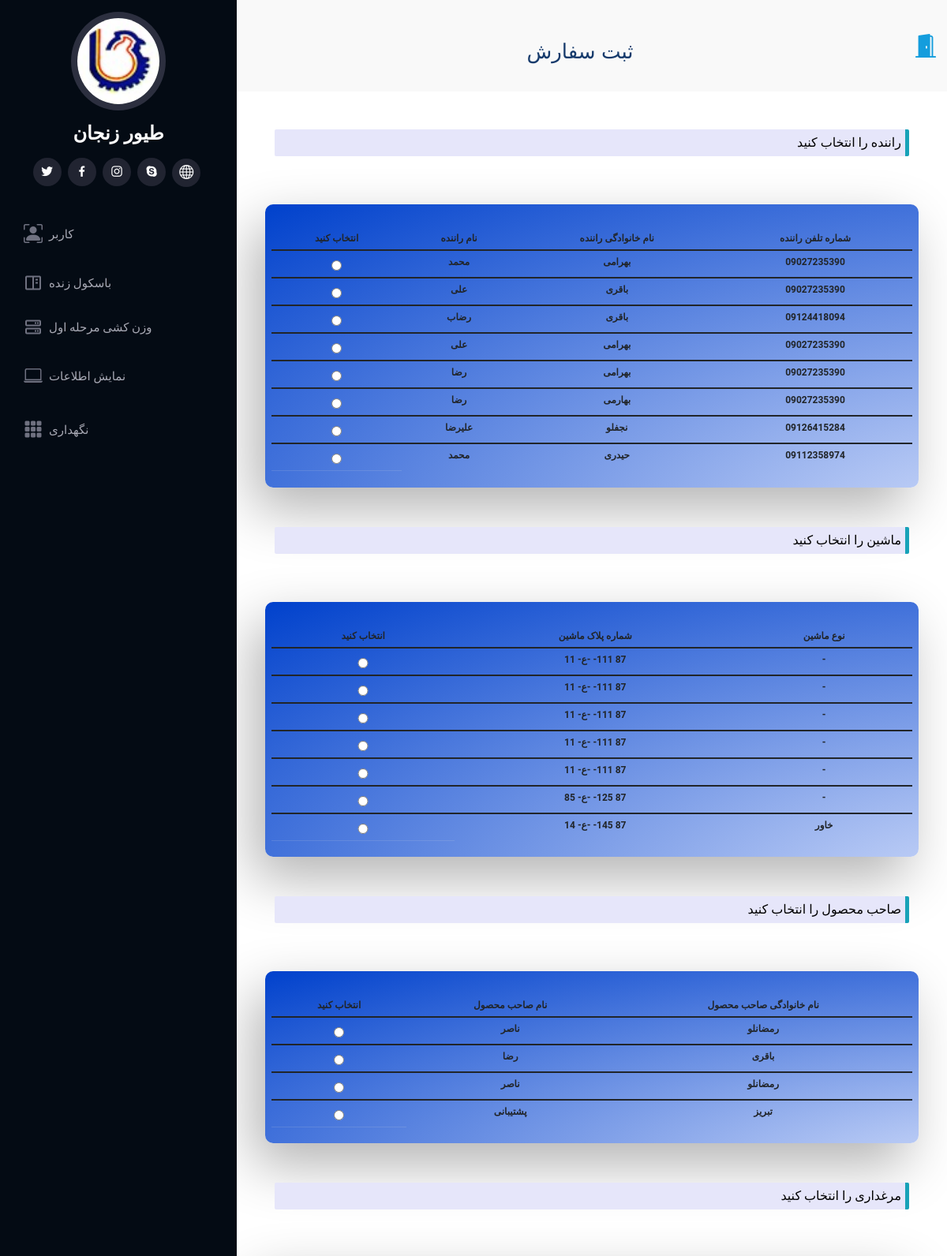
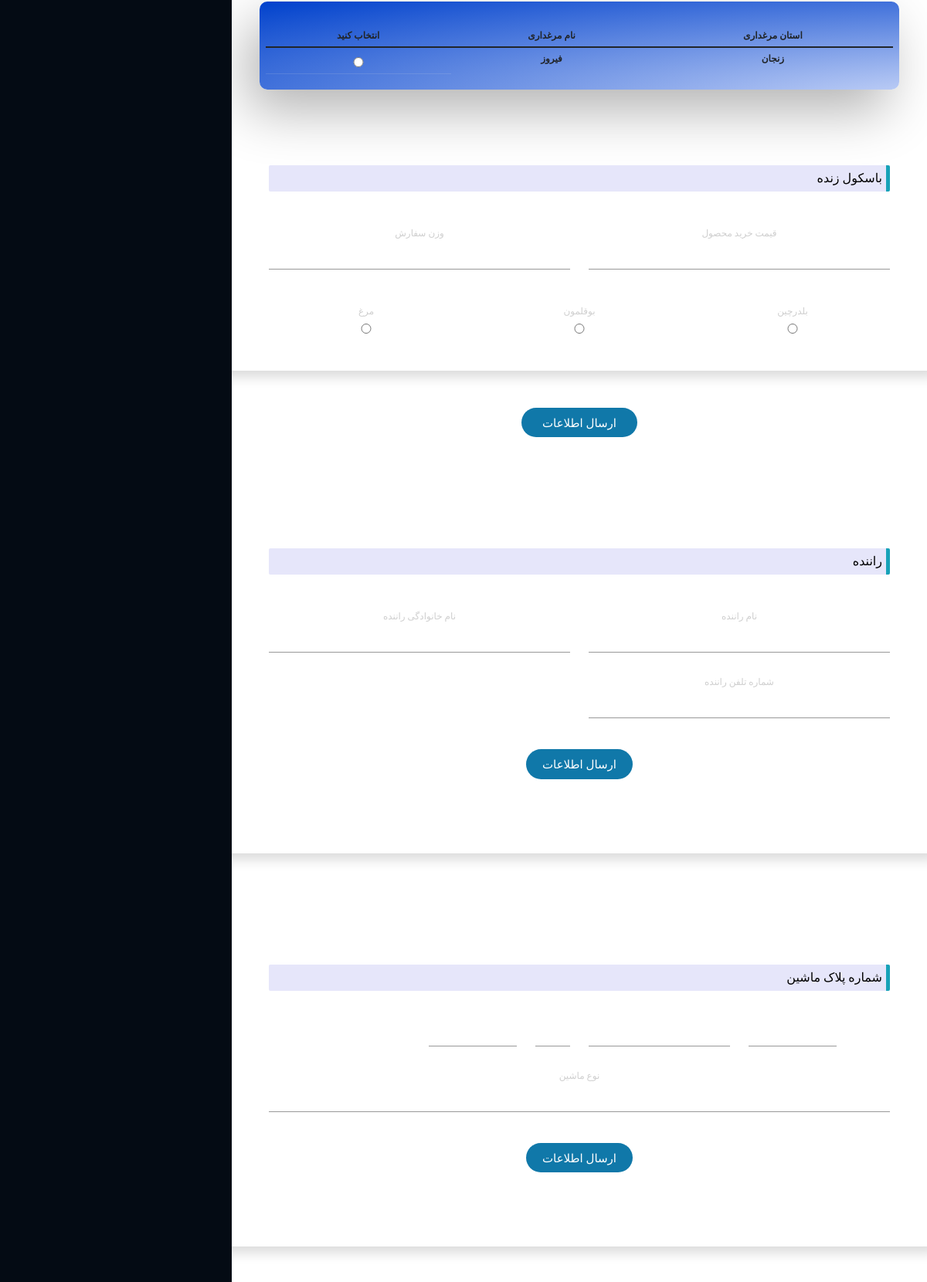
Page /live_WeighBridge/ordering/form/ (signed in, upper part) on the committed database (2 pictures, top to bottom).
### WareHouseApp/models.py (models this page shows, shortened)
class Driver(models.Model):
    name = models.CharField(max_length=25)
    last_name = models.CharField(max_length=25)
    phone_number = models.CharField(max_length=12)
    driver_id = models.CharField(default=str(uuid1().int), max_length=250, primary_key=True)
    car = models.ForeignKey(Car, on_delete=models.CASCADE, null=True)

class Car(models.Model):
    car_number = models.CharField(max_length=20)
    car_number1 = models.IntegerField(default=11)
    car_number2 = models.CharField(max_length=1, default='ع')
    car_number3 = models.IntegerField(default=111)
    car_number4 = models.IntegerField(default=87)
    live_product = models.BooleanField(default=True)
    car_type = models.CharField(max_length=25, default='-')
    car_id = models.CharField(default=str(uuid1().int), max_length=250, primary_key=True)
    product_owner = models.ForeignKey(ProductOwner, models.PROTECT, null=True)

class ProductOwner(models.Model):
    name = models.CharField(max_length=25)
    last_name = models.CharField(max_length=25)
    product_owner_id = models.CharField(default=str(uuid1().int), max_length=300, primary_key=True)

class Aviculture(models.Model):
    name = models.CharField(max_length=50)
    source = models.CharField(max_length=50)
    aviculture_id = models.CharField(default=str(uuid1().int), max_length=250, primary_key=True)

### WareHouseApp/views.py (the view)
# urls.py: re_path(r'^live_WeighBridge/ordering/form/$', views.lwb_order_form, name='Live_WeighBridge_Order_Form'),
def lwb_order_form(requests):
    if requests.user.is_authenticated:
        lwb_user_list = models.LiveWeighbridgeManager.objects.all().filter(username=requests.user.username)
        ceo_user_list = models.CEO.objects.all().filter(username=requests.user.username)
        if len(lwb_user_list) > 0 or len(ceo_user_list) or requests.user.is_superuser:
            driver_temp = loader.get_template('WareHouseApp/lwb_order_form.html')
            context = {
                'request': requests,
                'driver_list': models.Driver.objects.all(),
                'car_list': models.Car.objects.all().filter(live_product=True),
                'po_list': models.ProductOwner.objects.all(),
                'avc_list': models.Aviculture.objects.all(),
            }
            return HttpResponse(driver_temp.render(context))
        else:
            return HttpResponseRedirect(reverse('Error', args=["you can't access this page <br> you should login"]))
    else:
        return HttpResponseRedirect(reverse('Error', args=["you can't access this page <br> you should login"]))

### WareHouseApp/templates/WareHouseApp/lwb_order_form.html (shortened to what this page needs)
 {% extends 'WareHouseApp/main.html' %}
 {% load static %}
 {% block title%}
 <h2>ثبت سفارش</h2>
 {% endblock %}
{% block content %}
<form action="{% url 'Live_WeighBridge_Order' %}" method="post" >
    <div class=" cont">
    <div class="row form sign-in shadow p-5 mb-5 bg-white rounded d-flex align-items-stretch">
       <div class="col-12 ">
         <p class="partition" style="background-color: lavender;
          border-radius: 2px;
          border-right-style: solid;
          border-right-color: #17a2b8;
          border-right-width: 5px;
          text-align: right;
          padding-right: 10px;
          padding: 5px;
          color: black;">راننده را انتخاب کنید</p>
      </div>
        <div class="fresh-table full-color-blue badge filter badge-blue" style="    overflow: scroll;">
                      <table id="fresh-table" class="table">
                        <thead>
                          <th>انتخاب کنید</th>
                         <th data-field="name" data-sortable="true">نام راننده</th>
                          <th data-field="salary" data-sortable="true">نام خانوادگی راننده</th>
                          <th data-field="country" data-sortable="true">شماره تلفن راننده</th>
                        </thead>
                        {% for driver in driver_list %}
                        <label >
                            <tbody>
                              <tr>
                                <td>
                                    <div class="radio">
                                         <label style="margin: 0px;"><input type="radio" name="driver_id" value="{{ driver.driver_id}}" id="{{ driver.driver_id }}"/></label>
                                    </div>
                                </td>
                                <td style="border-bottom:0px;" >{{ driver.name }}</td>
                                <td style="border-bottom:0px;" >{{ driver.last_name }}</td>
                                <td style="border-bottom:0px;" >{{ driver.phone_number }}</td>
                              </tr>
                            </tbody>
                        </label>
                          {% endfor %}
                      </table>
        </div>
       <div class="col-12 ">
         <p class="partition" style="background-color: lavender;
          border-radius: 2px;
          border-right-style: solid;
          border-right-color: #17a2b8;
          border-right-width: 5px;
          text-align: right;
          padding-right: 10px;
          padding: 5px;
          color: black;">ماشین را انتخاب کنید</p>
      </div>
        <div class="fresh-table full-color-blue badge filter badge-blue" style="    overflow: scroll;">
                      <table id="fresh-table2" class="table">
                        <thead>
                          <th>انتخاب کنید</th>
                         <th data-field="name" data-sortable="true">شماره پلاک ماشین</th>
                          <th data-field="salary" data-sortable="true">نوع ماشین</th>
                        </thead>
                        {% for car in car_list %}
                        <label >
                            <tbody>
                              <tr>
                                <td>
                                    <div class="radio">
                                         <label style="margin: 0px;"><input type="radio" name="car_id" value="{{ car.car_id}}" id="{{ car.car_id }}"/></label>
                                    </div>
                                </td>
                                <td style="border-bottom:0px;" >
                                    <span style="text-align: right; " dir="rtl">{{ car.car_number1 }}</span>
                                    <span style="text-align: right; " dir="rtl">-{{ car.car_number2 }}-</span>
                                    <span style="text-align: right; " dir="rtl">{{ car.car_number3 }}-</span>
                                    <span style="text-align: right; " dir="rtl">{{ car.car_number4 }}</span>
                                </td>
                                <td style="border-bottom:0px;" >{{ car.car_type }}</td>
                              </tr>
                            </tbody>
                        </label>
                          {% endfor %}
                      </table>
             </div>
       <div class="col-12 ">
         <p class="partition" style="background-color: lavender;
          border-radius: 2px;
          border-right-style: solid;
          border-right-color: #17a2b8;
          border-right-width: 5px;
          text-align: right;
          padding-right: 10px;
          padding: 5px;
          color: black;">صاحب محصول را انتخاب کنید</p>
      </div>
        <div class="fresh-table full-color-blue badge filter badge-blue" style="    overflow: scroll;">
                      <table id="fresh-table3" class="table">
                        <thead>
                          <th>انتخاب کنید</th>
                         <th data-field="name" data-sortable="true">نام صاحب محصول</th>
                          <th data-field="salary" data-sortable="true">نام خانوادگی صاحب محصول</th>
                        </thead>
                        {% for po in po_list %}
                        <label >
                            <tbody>
                              <tr>
                                <td>
                                    <div class="radio">
                                         <label style="margin: 0px;"><input type="radio" name="po_id" value="{{ po.product_owner_id}}" id="{{ po.product_owner_id }}"/></label>
                                    </div>
                                </td>
                                <td style="border-bottom:0px;" >{{ po.name }}</td>
                                <td style="border-bottom:0px;" >{{ po.last_name }}</td>
                              </tr>
                            </tbody>
                        </label>
                          {% endfor %}
                      </table>
             </div>
       <div class="col-12 ">
         <p class="partition" style="background-color: lavender;
          border-radius: 2px;
          border-right-style: solid;
          border-right-color: #17a2b8;
          border-right-width: 5px;
          text-align: right;
          padding-right: 10px;
          padding: 5px;
          color: black;">مرغداری را انتخاب کنید</p>
      </div>
        <div class="fresh-table full-color-blue badge filter badge-blue" style="    overflow: scroll;">
                      <table id="fresh-table4" class="table">
                        <thead>
                          <th>انتخاب کنید</th>
                         <th data-field="name" data-sortable="true">نام مرغداری</th>
                          <th data-field="salary" data-sortable="true">استان مرغداری</th>
                        </thead>
                        {% for avc in avc_list %}
                        <label>
                            <tbody>
                              <tr>
                                <td>
                                    <div class="radio">
                                         <label style="margin: 0px;"><input type="radio" name="avc_id" value="{{ avc.aviculture_id }}" id="{{ avc.aviculture_id }}"/></label>
                                    </div>
                                </td>
                                <td style="border-bottom:0px;" >{{ avc.name }}</td>
                                <td style="border-bottom:0px;" >{{ avc.source }}</td>
                              </tr>
                            </tbody>
                        </label>
                          {% endfor %}
                      </table>
             </div>
       <div class="col-12 mt-5">
         <p class="partition" style="background-color: lavender;
          border-radius: 2px;
          border-right-style: solid;
          border-right-color: #17a2b8;
          border-right-width: 5px;
          text-align: right;
          padding-right: 10px;
          padding: 5px;
          color: black;">باسکول زنده</p>
       </div>
       <div class="col-6">
         <label for="car_weight">
            <span >وزن سفارش</span>
            <input type="text" id="car_weight" name="product_weight"/>
         </label>
       </div>
       <div class="col-6">
         <label for="buy_price">
            <span >قیمت خرید محصول</span>
            <input  type="number" id="buy_price" name="buy_price"/>
         </label>
       </div>
       <div class="col-4 mt-3">
         <label for="chicken">
            <span >مرغ</span>
            <input  type="radio" id="chicken" name="product_category" value="C"/>
         </label>
       </div>
        <div class="col-4 mt-3">
         <label for="turkey">
            <span >بوقلمون</span>
            <input type="radio" id="turkey" name="product_category" value="T"/>
         </label>
       </div>
       <div class="col-4 mt-3">
         <label for="quail">
            <span >بلدرچین</span>
            <input  type="radio" id="quail" name="product_category" value="Q"/>
         </label>
       </div>
    </div>
    <button type="submit" class="submit text-center col-2 p-2 mb-5">ارسال اطلاعات</button>
    </div>
</form>
<form action="{% url 'Driver_Create_LWB' %}" method="post" >
    <div class=" cont">
    <div class="row form sign-in shadow p-5 mb-5 bg-white rounded d-flex align-items-stretch">
      <div class="col-12 mt-5">
         <p class="partition" style="background-color: lavender;
          border-radius: 2px;
          border-right-style: solid;
          border-right-color: #17a2b8;
          border-right-width: 5px;
          text-align: right;
          padding-right: 10px;
          padding: 5px;
          color: black;">راننده</p>
      </div>
        <div class="col-6">
         <label for="driver_last_name">
            <span >نام خانوادگی راننده</span>
            <input type="text" id="driver_last_name" name="driver_last_name"/>
         </label>
      </div>
        <div class="col-6">
         <label for="driver_name">
        <span >نام راننده</span>
        <input type="text" id="driver_name" name="driver_name" />
      </label>
      </div>
         <div class="col-6 offset-6">
         <label for="driver_phone_number">
            <span >شماره تلفن راننده</span>
            <input  type="text" id="driver_phone_number" name="driver_phone_number"/>
         </label>
      </div>
    <button type="submit" class="submit text-center col-2 p-2 mb-5">ارسال اطلاعات</button>
    </div>
    </div>
</form>
<form action="{% url 'Car_Create_LWB' %}" method="post" >
    <div class=" cont">
    <div class="row form sign-in shadow p-5 mb-5 bg-white rounded d-flex align-items-stretch">
        <div class="col-12 mt-5" >
         <p class="partition" style="background-color: lavender;
          border-radius: 2px;
          border-right-style: solid;
          border-right-color: #17a2b8;
          border-right-width: 5px;
          text-align: right;
          padding-right: 10px;
          padding: 5px;
          color: black;">شماره پلاک ماشین</p>
      </div>
        <div class="col-2 offset-3">
         <label for="car_number1">
            <input  type="number" id="car_number1" name="car_number1" dir="rtl"/>
         </label>
      </div>
        <div class="col-1 offset-0">
         <label for="car_number2">
            <input  type="text" id="car_number2" name="car_number2" dir="rtl"/>
         </label>
      </div>
        <div class="col-3 offset-0">
         <label for="car_number3">
            <input  type="number" id="car_number3" name="car_number3" dir="rtl"/>
         </label>
      </div>
        <div class="col-2 offset-0">
         <label for="car_number4">
            <input  type="number" id="car_number4" name="car_number4" dir="rtl"/>
         </label>
      </div>
        <div class="col-12">
         <label for="car_weight">
            <span >نوع ماشین</span>
            <input type="text" id="car_type" name="car_type"/>
         </label>
       </div>
    <button type="submit" class="submit text-center col-2 p-2 mb-5">ارسال اطلاعات</button>
    </div>
    </div>
</form>
{% endblock %}

### WareHouseApp/static/WareHouseApp/assets/css/demo.css (style rules this page uses)
body { background: #938982; background: url('../img/bg.jpg'); background-size: cover; height: 100vh; background-attachment: fixed; background-size: 100% 100%; }
.fresh-table { margin-top: 45px; box-shadow: -15px 27px 69px rgba(0,0,0,.30); margin-bottom: 50px; }
h2 { font-size: 28px; }

### WareHouseApp/static/WareHouseApp/css/logincss.css (style rules this page uses)
html { height: 100%; }
body { height: 100%; margin: 0; background-repeat: no-repeat; background-attachment: fixed; }
_________________________________________________________________ *, *:before, *:after { box-sizing: border-box; margin: 0; padding: 0; }
body { font-family: 'Open Sans', Helvetica, Arial, sans-serif; background: #ffffff; }
input, button { border: none; outline: none; background: none; font-family: 'Open Sans', Helvetica, Arial, sans-serif; }
.cont { overflow: hidden; position: relative; width: $contW; margin: ; background: #fff; }
.form { position: relative; width: $formW; height: 100%; transition: transform $switchAT ease-in-out; padding: 50px 30px 0; }
button { display: block; margin: 0 auto; width: $inputW; height: $btnH; border-radius: 30px; color: #fff; font-size: 15px; cursor: pointer; }
h2 { width: 100%; font-size: 26px; text-align: center; }
input { display: block; width: 100%; margin-top: 5px; padding-bottom: 5px; font-size: 16px; border-bottom: 1px solid rgba(0,0,0,0.4); text-align: center; }
.submit { margin-top: 40px; margin-bottom: 20px; background: #1078a9; text-transform: uppercase; }

### WareHouseApp/static/WareHouseApp/css/style.css (style rules this page uses)
body { font-family: "Open Sans", sans-serif; color: #173b6c; }
h1, h2, h3, h4, h5, h6 { font-family: "Raleway", sans-serif; }
.breadcrumbs h2 { font-size: 26px; font-weight: 300; }

### rows in the picture
Driver: name "محمد", last_name "بهرامی", phone_number "09027235390"
Driver: name "علی", last_name "باقری", phone_number "09027235390"
Driver: name "رضاب", last_name "باقری", phone_number "09124418094"
Driver: name "علی", last_name "بهرامی", phone_number "09027235390"
Driver: name "رضا", last_name "بهرامی", phone_number "09027235390"
Driver: name "رضا", last_name "بهارمی", phone_number "09027235390"
Driver: name "علیرضا", last_name "نجفلو", phone_number "09126415284"
Driver: name "محمد", last_name "حیدری", phone_number "09112358974"
Car: car_number1 "11", car_number2 "ع", car_number3 "111", car_number4 "87", car_type "-"
Car: car_number1 "11", car_number2 "ع", car_number3 "111", car_number4 "87", car_type "-"
Car: car_number1 "11", car_number2 "ع", car_number3 "111", car_number4 "87", car_type "-"
Car: car_number1 "11", car_number2 "ع", car_number3 "111", car_number4 "87", car_type "-"
Car: car_number1 "11", car_number2 "ع", car_number3 "111", car_number4 "87", car_type "-"
Car: car_number1 "85", car_number2 "ع", car_number3 "125", car_number4 "87", car_type "-"
Car: car_number1 "14", car_number2 "ع", car_number3 "145", car_number4 "87", car_type "خاور"
ProductOwner: name "ناصر", last_name "رمضانلو"
ProductOwner: name "رضا", last_name "باقری"
ProductOwner: name "ناصر", last_name "رمضانلو"
ProductOwner: name "پشتیبانی", last_name "تبریز"
Aviculture: name "فیروز", source "زنجان"
